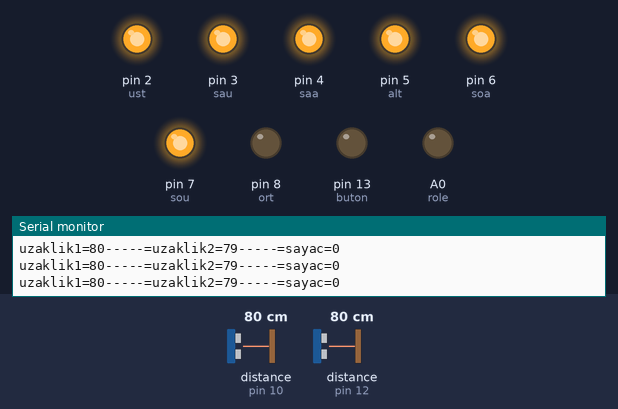
A sketch run on a simulated Arduino Uno, built with avr-gcc and run on an emulated ATmega328P. Parts: output pins drawn as LEDs (lit = HIGH), the last lines printed to the serial monitor. Wiring (inferred from the names in the program): 2 × ultrasonic range finder: trigger pin 9, echo pin 10 / trigger pin 11, echo pin 12. Dashed ring = blinking. The inputs (shaded band) are chosen by the test bench; at power-on: distance to the obstacle (sensors on pin 10, pin 12) 80 cm. The echo pulse lasts 58.3 µs per cm; pins used as bus, display or sensor lines are not drawn.

Above: at 1.3 s.
1.4 s: distance to the obstacle (sensor on pin 10) set to 54 cm
4.2 s: distance to the obstacle (sensor on pin 10) set to 46 cm
At 7.0 s:
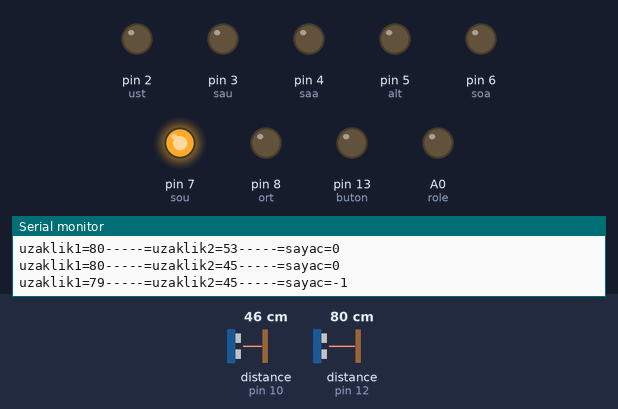
7.3 s: distance to the obstacle (sensor on pin 10) set to 60 cm
At 8.18 s:
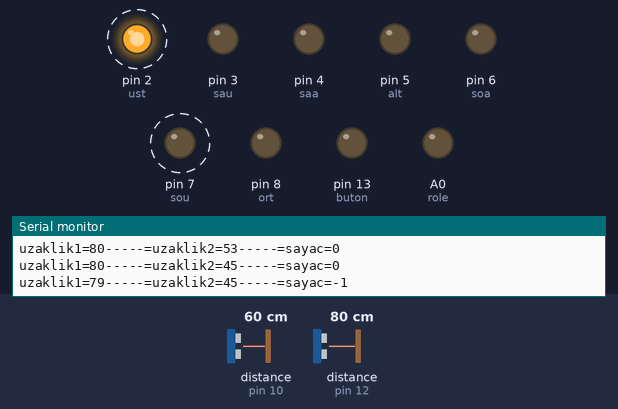
10.4 s: distance to the obstacle (sensor on pin 12) set to 2 cm
At 10.6 s:
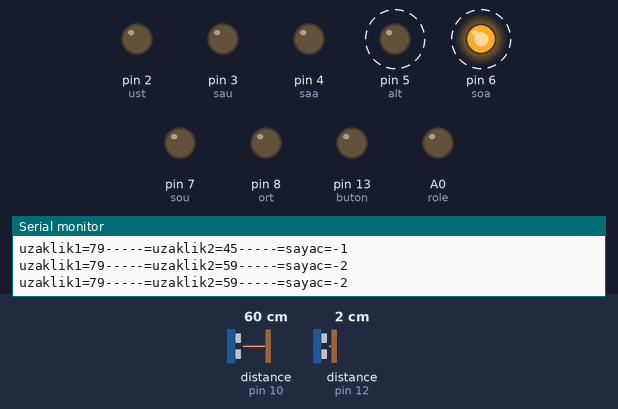
13.5 s: distance to the obstacle (sensor on pin 12) set to 45 cm
16.6 s: distance to the obstacle (sensor on pin 12) set to 56 cm
At 17.5 s:
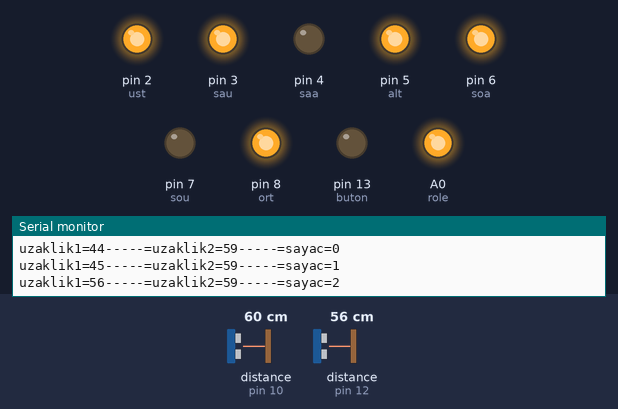
Timing chart, 0 to 19.6 s (numbered marks = the images above; inputs shaded):
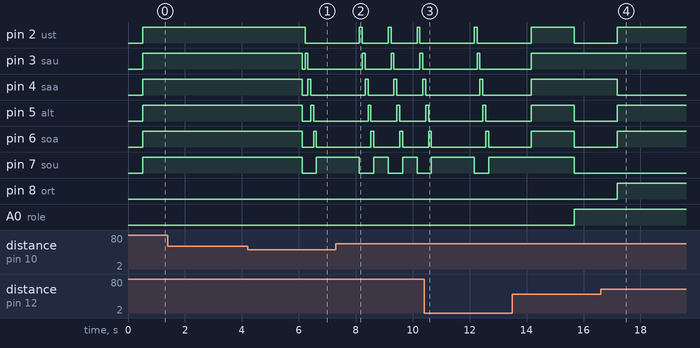

Measured:
- the behaviour switches between 51 and 50 cm on distance to the obstacle (sensor on pin 10) (found by bisection; images 0 and 1)
- the behaviour switches between 50 and 51 cm on distance to the obstacle (sensor on pin 12) (found by bisection; images 3 and 4)
- after the input at 4.2 s, pin 2 (ust): HIGH → LOW after 2.0 s; pin 3 (sau): HIGH → LOW after 1.9 s, → HIGH 0.10 s later, → LOW 0.10 s later
- after the input at 7.3 s, pin 2 (ust): alternates HIGH for 0.10 s and LOW for 0.91 s, starting after 1.8 s; pin 3 (sau): alternates HIGH for 0.10 s and LOW for 0.91 s, starting after 1.9 s
- after the input at 10.4 s, pin 5 (alt): LOW → HIGH after 2.1 s, → LOW 0.10 s later; pin 6 (soa): LOW → HIGH after 2.2 s, → LOW 0.10 s later
- after the input at 16.6 s, pin 4 (saa): goes on until 17.2 s, then stays LOW; pin 6 (soa): goes on until 17.2 s, then stays HIGH

The sketch:

Kisi-sayisina-gore-calisan-lamba.ino
```cpp
#define ust 2//segment display pini
#define sau 3//segment display pini
#define saa 4//segment display pini
#define alt 5//segment display pini
#define soa 6//segment display pini
#define sou 7//segment display pini
#define ort 8//segment display pini
#define nok 9//segment display pini
int role=A0;
int s=100;
int buton=13;
int butondurum;
//int mesafe=50;//algılama mesafesi
int trig1=11;//birinci mesafe sensörünün trig pini belirtildi
int trig2=9;//ikinci mesafe sensörünün trig pini belirtildi
int echo1=12;//birinci mesafe sensörünün echo pini belirtildi
int echo2=10;//ikinci mesafe sensörünün echo pini belirtildi
int sayac=0;//kişi sayacı
boolean gir,cik;// 1 ve 0 değerini alan değişken
long uzaklik,uzaklik2;//uzaklık değerinin atanacağı değişken
long sure,sure2;//mesafe sensörünün  kullancağı süre değişkeni
void setup() {
  pinMode(13,INPUT);//buton giriş pini

  pinMode(2,OUTPUT);//segment display
  pinMode(3,OUTPUT);//segment display
  pinMode(3,OUTPUT);//segment display
  pinMode(4,OUTPUT);//segment display
  pinMode(5,OUTPUT);//segment display
  pinMode(6,OUTPUT);//segment display
  pinMode(7,OUTPUT);//segment display
  pinMode(8,OUTPUT);//segment display
  pinMode(role,OUTPUT);//role çıkış olarak ayarlandı
  pinMode(13,OUTPUT);
  digitalWrite(13,LOW);

  pinMode(trig1,OUTPUT);//birinci mesafe sensörünün trig pini çıkış olarak ayarlandı
  pinMode(trig2,OUTPUT);//ikinci mesafe sensörünün trig pini çıkış olarak ayarlandı
  pinMode(echo1,INPUT);//birinci mesafe sensörünün echo pini giriş olarak ayarlandı
  pinMode(echo2,INPUT);//ikinci mesafe sensörünün echo pini giriş olarak ayarlandı
  Serial.begin(9600);
}
void loop() {

  sens1();
  sens2();

  Serial.print("uzaklik1=");
  Serial.print(uzaklik);
  Serial.print("-----=");
  Serial.print("uzaklik2=");
  Serial.print(uzaklik2);
  Serial.print("-----=");
  Serial.print("sayac=");
  Serial.println(sayac);
  delay(500);

  if(uzaklik<50){
  IN();
  }
  if(uzaklik2<50){
  OUT();
  }
  if((sayac<0)||(sayac>9)){
    son();
    digitalWrite(ust,HIGH);
    delay(s);
    son();
    digitalWrite(sau,HIGH);
    delay(s);
    son();
    digitalWrite(saa,HIGH);
    delay(s);
    son();
    digitalWrite(alt,HIGH);
    delay(s);
    son();
    digitalWrite(soa,HIGH);
    delay(s);
    son();
    digitalWrite(sou,HIGH);
    //delay(s);

  }
  butondurum=digitalRead(buton);
  if(butondurum==HIGH){
    sayac=0;
  }
if(sayac==1){
  bir();
}
if(sayac==2){
  iki();
}
if(sayac==3){
  uc();
}
if(sayac==4){
  dort();
}
if(sayac==5){
  bes();
}
if(sayac==6){
  alti();
}
if(sayac==7){
  yedi();
}
if(sayac==8){
  sekiz();
}
if(sayac==9){
  dokuz();
}
if(sayac==0){
  sifir();
}
if(sayac>0){
  digitalWrite(role,HIGH);
}
else{
  digitalWrite(role,LOW);
}
}
void son(){
  digitalWrite(ust, LOW);
  digitalWrite(sau, LOW);
  digitalWrite(saa, LOW);
  digitalWrite(alt, LOW);
  digitalWrite(soa, LOW);
  digitalWrite(sou, LOW);
  digitalWrite(ort, LOW);
  //sure();
  }
void sifir(){
  digitalWrite(ust, HIGH);
  digitalWrite(sau, HIGH);
  digitalWrite(saa, HIGH);
  digitalWrite(alt, HIGH);
  digitalWrite(soa, HIGH);
  digitalWrite(sou, HIGH);
  digitalWrite(ort, LOW);
//  sure();
}
void bir(){
  digitalWrite(ust, LOW);
  digitalWrite(sau, HIGH);
  digitalWrite(saa, HIGH);
  digitalWrite(alt, LOW);
  digitalWrite(soa, LOW);
  digitalWrite(sou, LOW);
  digitalWrite(ort, LOW);
//  sure();
}
void iki(){
  digitalWrite(ust, HIGH);
  digitalWrite(sau, HIGH);
  digitalWrite(saa, LOW);
  digitalWrite(alt, HIGH);
  digitalWrite(soa, HIGH);
  digitalWrite(sou, LOW);
  digitalWrite(ort, HIGH);
  //sure();
}
void uc(){
  digitalWrite(ust, HIGH);
  digitalWrite(sau, HIGH);
  digitalWrite(saa, HIGH);
  digitalWrite(alt, HIGH);
  digitalWrite(soa, LOW);
  digitalWrite(sou, LOW);
  digitalWrite(ort, HIGH);
  //sure();
}
void dort(){
  digitalWrite(ust, LOW);
  digitalWrite(sau, HIGH);
  digitalWrite(saa, HIGH);
  digitalWrite(alt, LOW);
  digitalWrite(soa, LOW);
  digitalWrite(sou, HIGH);
  digitalWrite(ort, HIGH);
  //sure();
}
void bes(){
  digitalWrite(ust, HIGH);
  digitalWrite(sau, LOW);
  digitalWrite(saa, HIGH);
  digitalWrite(alt, HIGH);
  digitalWrite(soa, LOW);
  digitalWrite(sou, HIGH);
  digitalWrite(ort, HIGH);
  //sure();
}
void alti(){
  digitalWrite(ust, HIGH);
  digitalWrite(sau, LOW);
  digitalWrite(saa, HIGH);
  digitalWrite(alt, HIGH);
  digitalWrite(soa, HIGH);
  digitalWrite(sou, HIGH);
  digitalWrite(ort, HIGH);
  //sure();
}
void yedi(){
  digitalWrite(ust, HIGH);
  digitalWrite(sau, HIGH);
  digitalWrite(saa, HIGH);
  digitalWrite(alt, LOW);
  digitalWrite(soa, LOW);
  digitalWrite(sou, LOW);
  digitalWrite(ort, LOW);
  //sure();
}
void sekiz(){
  digitalWrite(ust, HIGH);
  digitalWrite(sau, HIGH);
  digitalWrite(saa, HIGH);
  digitalWrite(alt, HIGH);
  digitalWrite(soa, HIGH);
  digitalWrite(sou, HIGH);
  digitalWrite(ort, HIGH);
  //sure();
}
void dokuz(){
  digitalWrite(ust, HIGH);
  digitalWrite(sau, HIGH);
  digitalWrite(saa, HIGH);
  digitalWrite(alt, HIGH);
  digitalWrite(soa, LOW);
  digitalWrite(sou, HIGH);
  digitalWrite(ort, HIGH);
  //sure();
}
void sens1(){
  digitalWrite(trig1,HIGH);
  delayMicroseconds(1000);
  digitalWrite(trig1,LOW);
  sure=pulseIn(echo1,HIGH);
  uzaklik=(sure/2) / 29.1;
}
void sens2(){
  digitalWrite(trig2,HIGH);
  delayMicroseconds(1000);
  digitalWrite(trig2,LOW);
  sure2=pulseIn(echo2,HIGH);
  uzaklik2=(sure2/2) / 29.1;
}
void IN(){
  sayac++;
  uzaklik=52;
  delay(1000);
}
void OUT(){
  sayac--;
  uzaklik2=52;
  delay(1000);
}
```
